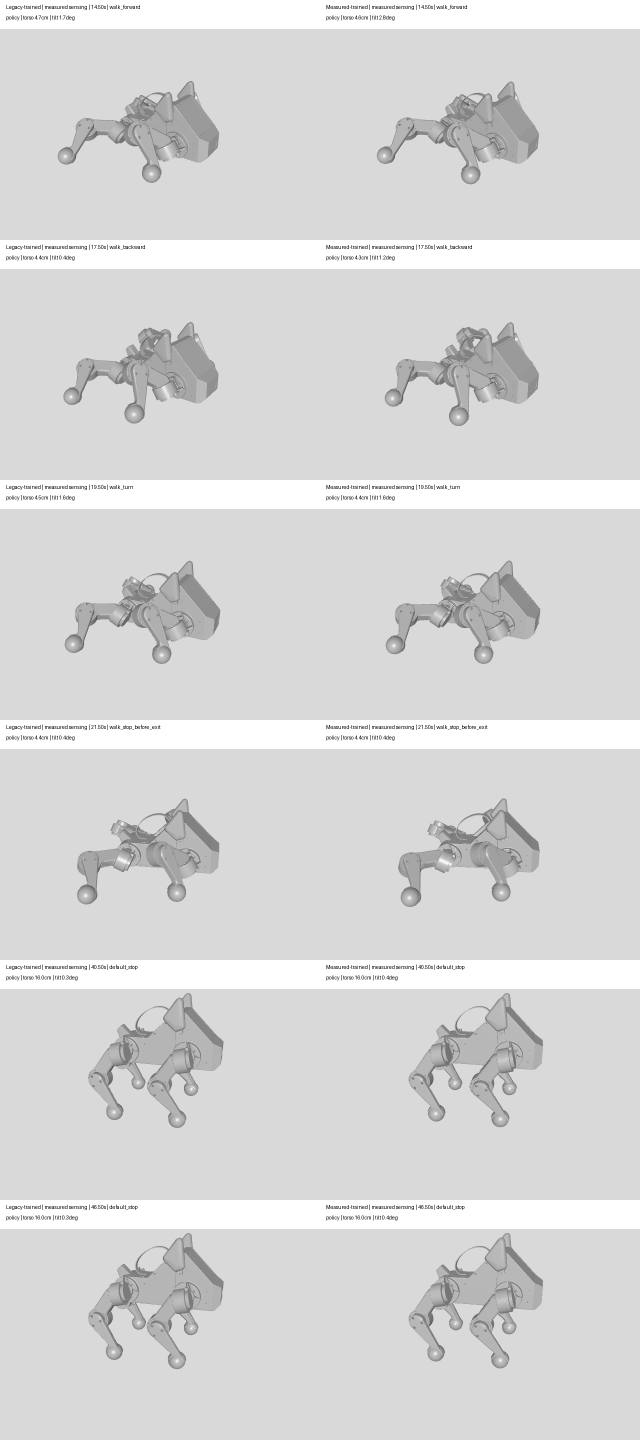
#> input picture foundation/submission/lab6/q14-spider-simulation.png, 1280 x 2880 px (shown at 1/2 size)
$ python -i appearance.py   (imports and definitions only)
#> lines starting #> are read from the running program, lines starting #| are printed output that depends on the picture; after the words box and inside, x2 and y2 are one past the last pixel; in counts of white or black regions, pixels touching at a corner belong together
#> further down, picture is the input picture: shape (2880, 1280, 3); min 1, max 255, mean 215.8
"""Anonymous body centers from pale limb pairs near a dark torso in an overhead view.

Input is the unannotated BGR camera frame. Scores are shape agreement on [0, 1],
not calibrated probabilities. An axis is an image-plane line modulo pi, never a
heading. Neither detection nor temporal association identifies a team or robot.
"""
from __future__ import annotations

from dataclasses import dataclass, replace
from itertools import combinations
import math

import cv2
import numpy as np


@dataclass(frozen=True)
class BodyCandidate:
    center_px: tuple[float, float]
    score: float
    axis_rad: float | None
    consecutive_frames: int = 1
    ambiguous: bool = False


def _limb_pair_score(first, second, body_center):
    ax, ay, area_a = first
    bx, by, area_b = second
    distance = math.hypot(ax - bx, ay - by)
    offset = math.dist(((ax + bx) / 2, (ay + by) / 2), body_center)
    if not 8 <= distance <= 34 or offset > 13:
        return 0.
    size = min(1., min(area_a, area_b) / 22)
    balance = min(1., 2 * min(area_a, area_b) / max(area_a, area_b))
    return size * balance * math.exp(-.5 * (((distance - 20) / 10)**2 + (offset / 10)**2))


def detect_puppers(bgr, expected_length_px=None) -> list[BodyCandidate]:
    """Detect on the whole camera image. Supply body length in *input* pixels when known."""
    if not isinstance(bgr, np.ndarray) or bgr.ndim != 3 or bgr.shape[2] != 3 or bgr.dtype != np.uint8:
        raise ValueError("appearance detection requires an 8-bit BGR camera image")
    height, width = bgr.shape[:2]
#> height = 2880; width = 1280
    expected_length_px = width * .075 if expected_length_px is None else expected_length_px
#> expected_length_px = 96
    if not math.isfinite(expected_length_px) or expected_length_px <= 0:
        raise ValueError("expected body length must be positive and finite")
    if expected_length_px < 20:
        return []
    candidates = _at_scale(bgr, expected_length_px)
    # Perspective, crop and posture change the apparent footprint. Evaluate a
    # second nearby scale; neither pass is told where a robot should appear.
    candidates.extend(_at_scale(bgr, 1.25 * expected_length_px))
    kept = []
    for candidate in sorted(candidates, key=lambda item: -item.score):
        if all(math.dist(candidate.center_px, other.center_px) > .5 * expected_length_px for other in kept):
            kept.append(candidate)
    return kept


def _at_scale(bgr, expected_length_px):
#> called with expected_length_px = 96
    height, width = bgr.shape[:2]
#> height = 2880; width = 1280
    # Normalize the robot to 40 pixels. Areas, pair spacing and margins below
    # refer to this small image rather than a fixed camera resolution.
    scale = 40 / expected_length_px
#> scale = 0.417
    if min(width, height) * scale < 2 or width * height * scale**2 > 2_000_000:
        return []
    frame = cv2.resize(bgr, None, fx=scale, fy=scale, interpolation=cv2.INTER_AREA)
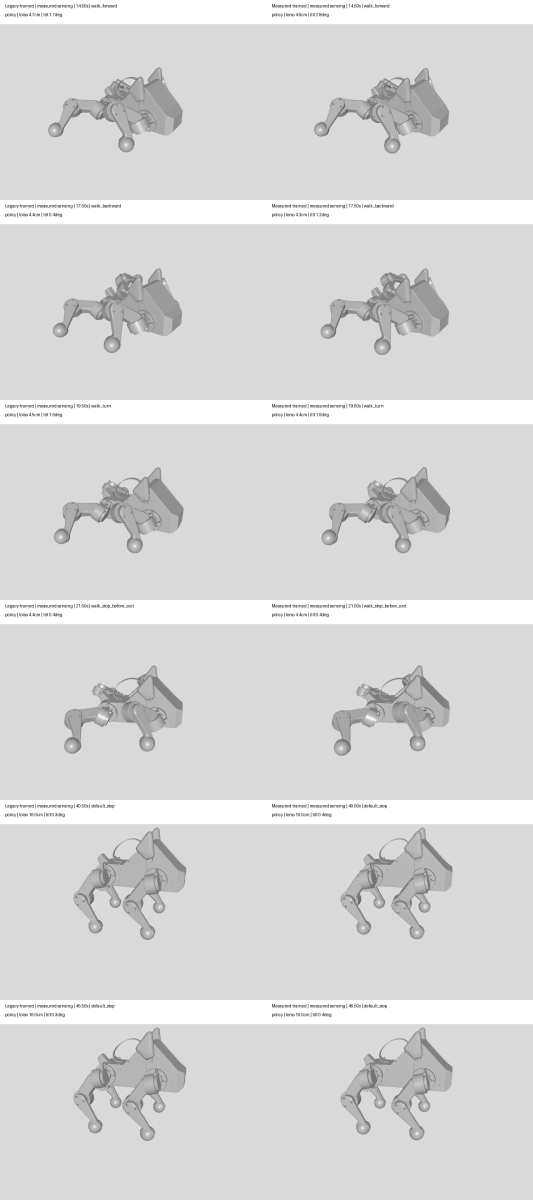
#> frame: shape (1200, 533, 3); min 76, max 255, mean 215.8
    gray = cv2.cvtColor(frame, cv2.COLOR_BGR2GRAY)
    # Phone auto-exposure changes the white level while the limb/body contrast
    # stays similar. Sample the entire image; an all-dark image stays dark.
    white_level = float(np.percentile(gray[::2, ::2], 99.8))
#> white_level = 255
    if white_level < 40:
        return []
    if white_level < 220:
        gray = cv2.convertScaleAbs(gray, alpha=min(1.9, 220 / white_level))
    saturation = cv2.cvtColor(frame, cv2.COLOR_BGR2HSV)[:, :, 1]
#> saturation: shape (1200, 533); every value is 0
    background = cv2.blur(gray, (41, 41)).astype(np.float32)
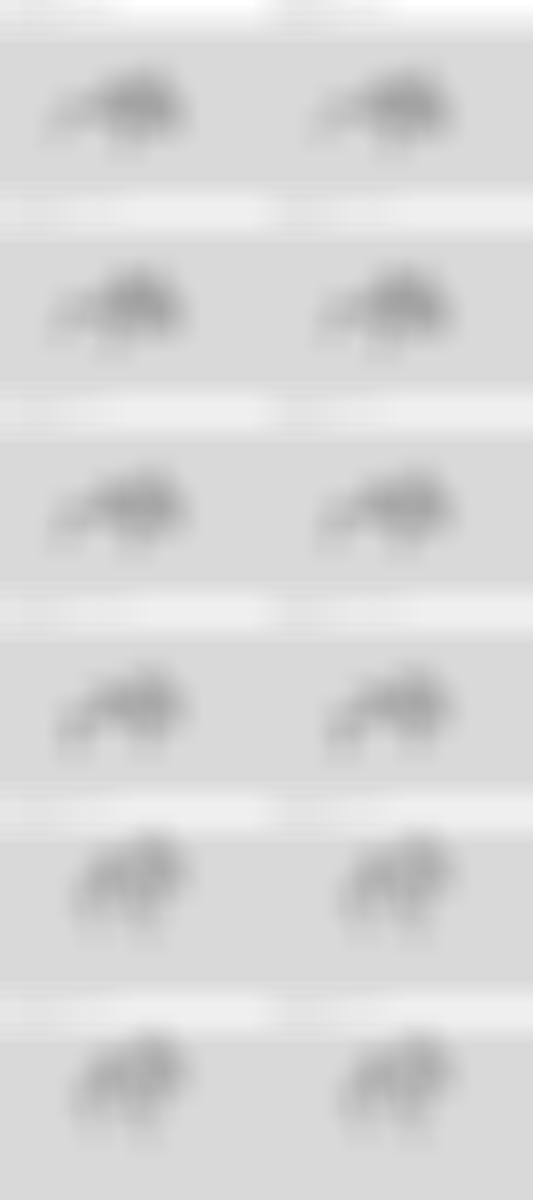
#> background: shape (1200, 533) float32; min 160, max 255, mean 215.8
    dark = ((gray < 76) & (gray < background - 19)).astype(np.uint8)
    bright = ((saturation < 78) & (gray > 152) & (gray > background + 28)).astype(np.uint8)
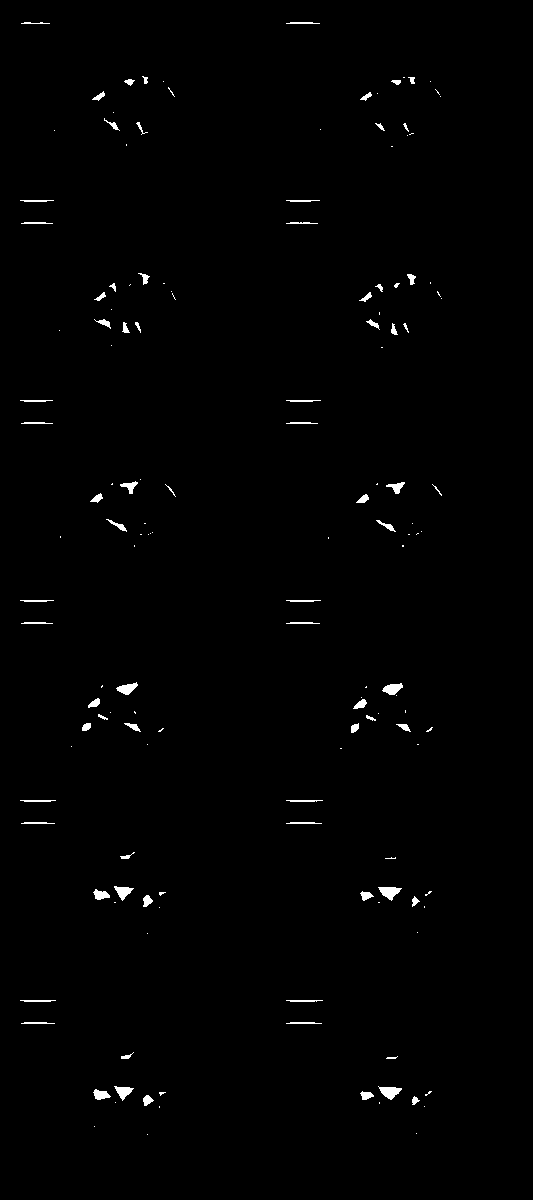
#> bright: shape (1200, 533); values 0 (black) and 1 (white), 0.8% white; 152 white regions (75 under 20 px)
    _, _, regions, centers = cv2.connectedComponentsWithStats(bright)
#> regions = 153 rows, first 6: [0, 0, 533, 1200, 634480], [21, 22, 29, 2, 39], [286, 22, 34, 2, 57], [142, 76, 6, 8, 28], [403, 77, 2, 1, 2], [408, 77, 7, 7, 32]; centers = 153 pairs, first value 34.03 to 441, second value 22.6 to 1134
    limbs = [(cx, cy, int(area)) for (_, _, w, h, area), (cx, cy) in zip(regions[1:], centers[1:])
             if 3 <= area <= 105 and 3 <= max(w, h) <= 24 and min(w, h) <= 12]
#> limbs = 61 items, first 6: (145, 79.54, 28), (411.7, 79.66, 32), (129.1, 81.42, 43), (396.2, 81.51, 35), (170.9, 91.43, 14), (437.1, 91.57, 7)
    if len(limbs) < 2:
        return []
    # Two pale patches inside one continuous pale sheet are not independent
    # limbs. This rejects dark graphics on the white cards and markings.
    contours, _ = cv2.findContours(bright, cv2.RETR_EXTERNAL, cv2.CHAIN_APPROX_SIMPLE)
#> contours = 152 contours, 90 with area under 20; largest, box (x1, y1, x2, y2) and area: (378, 887, 402, 901) 161, (378, 1086, 402, 1100) 160, (382, 683, 403, 695) 136, (116, 682, 138, 695) 132, (114, 886, 134, 901) 125
    sheets = [contour for contour in contours if cv2.contourArea(contour) > 160]
#> sheets = 1 contour; box (x1, y1, x2, y2) and area: (378, 887, 402, 901) 161

    joined = cv2.morphologyEx(dark, cv2.MORPH_CLOSE,
                              cv2.getStructuringElement(cv2.MORPH_ELLIPSE, (7, 7)))
    _, labels, regions, centers = cv2.connectedComponentsWithStats(joined)
#> labels: shape (1200, 533) int32; every value is 0
#> regions = [[0, 0, 533, 1200, 639600]]; centers = [[266, 599.5]]
    candidates = []
    limbs = np.asarray(limbs)
#> limbs = 61 rows, first 8: [145, 79.54, 28], [411.7, 79.66, 32], [129.1, 81.42, 43], [396.2, 81.51, 35], [170.9, 91.43, 14], [437.1, 91.57, 7], [98.93, 96.07, 55], [366.1, 96.17, 47]
    for label, (region, center) in enumerate(zip(regions[1:], centers[1:]), 1):
        x, y, w, h, area = region
        if not 34 <= area <= 1250 or not 8 <= max(w, h) <= 56 or min(w, h) < 5:
            continue
        if any(cv2.pointPolygonTest(sheet, tuple(center), False) >= 0 for sheet in sheets):
            continue
        close = np.sum((limbs[:, :2] - center)**2, axis=1) < 25**2
        neighbors = limbs[close]
        # A dense cluster of white patches is not a resolved set of legs.
        if not 2 <= len(neighbors) <= 24:
            continue
        pair = max(_limb_pair_score(a, b, center) for a, b in combinations(neighbors, 2))
        density = dark[y:y + h, x:x + w].sum() / area
        score = float(pair * min(1., 1.5 * density))
        if score < .44:
            continue
        # A cast shadow can pull the dark centroid away from the animal. Use the
        # distribution of limb pixels as well, capping the weight of a single link.
        support = np.average(neighbors[:, :2], axis=0, weights=np.minimum(neighbors[:, 2], 45))
        cx, cy = (.35 * center + .65 * support) / scale
        ys, xs = np.nonzero(labels[y:y + h, x:x + w] == label)
        eigenvalues, vectors = np.linalg.eigh(np.cov(np.stack((xs, ys))))
        axis = None
        if eigenvalues[1] > 1.5 * eigenvalues[0]:
            axis = math.atan2(vectors[1, 1], vectors[0, 1]) % math.pi
        candidates.append(BodyCandidate((float(cx), float(cy)), score, axis))
#> this loop made 0 passes
#> after the loop, candidates = []

    return candidates


class AppearanceTracker:
    """Count continuous, unambiguous center observations. Never coast through a missing frame."""
    def __init__(self):
        self.previous = []
        self.captured_at = None

    def update(self, candidates, captured_at, expected_length_px):
        if self.captured_at is None or not 0 < captured_at - self.captured_at <= .30:
            self.previous = []
        self.captured_at = captured_at
        neighbors = [[i for i, old in enumerate(self.previous)
                      if math.dist(new.center_px, old.center_px) < .65 * expected_length_px]
                     for new in candidates]
        counts = [sum(i in nearby for nearby in neighbors) for i in range(len(self.previous))]
        observations = []
        for new, nearby in zip(candidates, neighbors):
            ambiguous = len(nearby) > 1 or any(counts[i] > 1 for i in nearby)
            age = 1
            if nearby and not ambiguous and not self.previous[nearby[0]].ambiguous:
                age += self.previous[nearby[0]].consecutive_frames
            observations.append(replace(new, consecutive_frames=age, ambiguous=ambiguous))
        self.previous = observations
        return observations

>>> import cv2
>>> picture = cv2.imread('../../../foundation/submission/lab6/q14-spider-simulation.png')
>>> result = detect_puppers(picture)
#> call 2 of _at_scale, with expected_length_px = 120
#> in _at_scale (call 2), `saturation = cv2.cvtColor(frame, cv2.COLOR_BGR2HSV)[:, :, 1]`: saturation: shape (960, 427); every value is 0
#> in _at_scale (call 2), `bright = ((saturation < 78) & (gray > 152) & (gray > background + 28))..`:
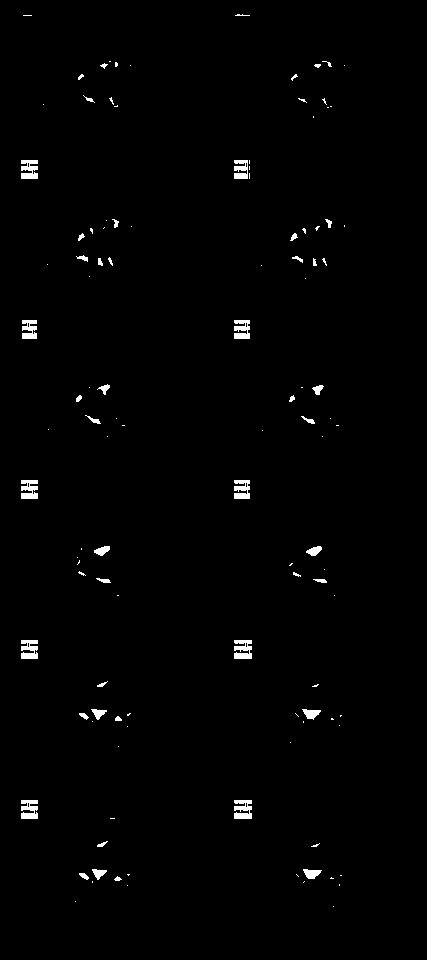
#> bright: shape (960, 427); values 0 (black) and 1 (white), 1.1% white; 116 white regions (70 under 20 px)
#> in _at_scale (call 2), `_, _, regions, centers = cv2.connectedComponentsWithStats(bright)`: regions = 117 rows, first 6: [0, 0, 427, 960, 405584], [23, 15, 9, 1, 9], [235, 14, 15, 2, 19], [109, 61, 2, 1, 2], [322, 61, 10, 6, 20], [100, 63, 8, 6, 22]; centers = 117 pairs, first value 27 to 344, second value 14.79 to 906
#> in _at_scale (call 2), `limbs = [(cx, cy, int(area)) for (_, _, w, h, area), (cx, cy) in zip(r..`: limbs = 62 items, first 6: (27, 15, 9), (241.4, 14.79, 19), (327.8, 63.25, 20), (103.5, 65.18, 22), (115.8, 64, 13), (317.2, 65.15, 20)
#> in _at_scale (call 2), `contours, _ = cv2.findContours(bright, cv2.RETR_EXTERNAL, cv2.CHAIN_AP..`: contours = 116 contours, 87 with area under 20; largest, box (x1, y1, x2, y2) and area: (234, 800, 252, 819) 201, (234, 640, 252, 659) 201, (21, 800, 38, 819) 192, (21, 640, 38, 659) 192, (21, 480, 38, 499) 192
#> in _at_scale (call 2), `sheets = [contour for contour in contours if cv2.contourArea(contour) ..`: sheets = 9 contours; largest, box (x1, y1, x2, y2) and area: (234, 800, 252, 819) 201, (234, 640, 252, 659) 201, (21, 800, 38, 819) 192, (21, 640, 38, 659) 192, (21, 480, 38, 499) 192
#> in _at_scale (call 2), `_, labels, regions, centers = cv2.connectedComponentsWithStats(joined)`: labels: shape (960, 427) int32; every value is 0
#> in _at_scale (call 2), `_, labels, regions, centers = cv2.connectedComponentsWithStats(joined)`: regions = [[0, 0, 427, 960, 409920]]; centers = [[213, 479.5]]
#> in _at_scale (call 2), `limbs = np.asarray(limbs)`: limbs = 62 rows, first 8: [27, 15, 9], [241.4, 14.79, 19], [327.8, 63.25, 20], [103.5, 65.18, 22], [115.8, 64, 13], [317.2, 65.15, 20], [80.3, 76.4, 20], [293.8, 76.65, 20]
#> after the loop in detect_puppers, `for candidate in sorted(candidates, key=lambda item: -item.score):`: kept = []
#> result = []
